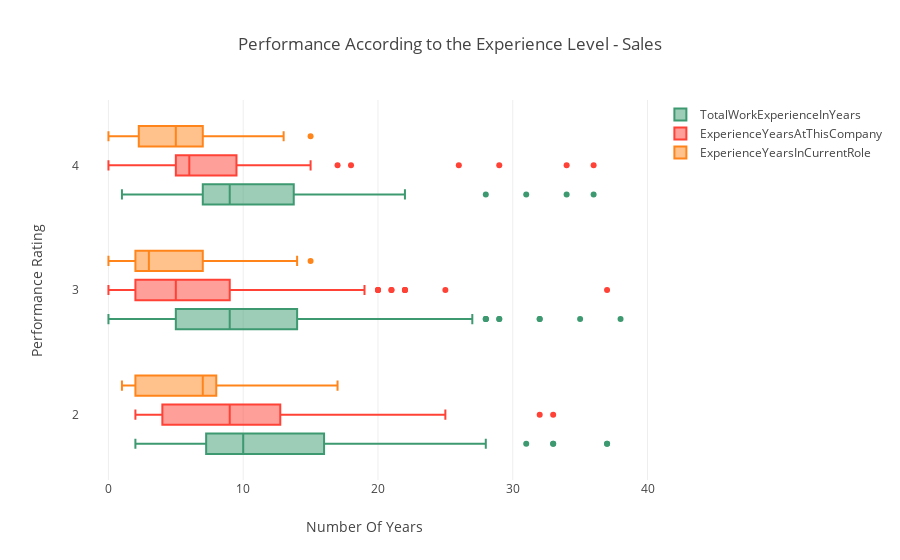

The cell this chart's notebook holds for it:
### Markdown cell above
#### iv) Performance According to the Experience Level

### Code cell
data = [
    {
        'x': sales['TotalWorkExperienceInYears'],
        'y': sales['PerformanceRating'],
        'name':'TotalWorkExperienceInYears',
        'marker': {
            'color': '#3D9970'
        },
        'boxmean': False,
        'orientation': 'h',
        "type": "box",
    },
    {
        'x':sales['ExperienceYearsAtThisCompany'],
        'y':sales['PerformanceRating'],
        'name': 'ExperienceYearsAtThisCompany',
        'marker':{
            'color': '#FF4136',
        },
        'boxmean': False,
        'orientation': 'h',
        "type": "box",
    },
    {
        'x': sales['ExperienceYearsInCurrentRole'],
        'y': sales['PerformanceRating'],
        'name':'ExperienceYearsInCurrentRole',
        'marker': {
            'color': '#FF851B',
        },
        'boxmean': False,
        'orientation': 'h',
        "type": "box",
    }
]
layout = {
    'xaxis': {
        'title': 'Number Of Years',
        'zeroline': False,
    },
    'yaxis': {
        'title': 'Performance Rating ',
        'zeroline': False,
    },
    'boxmode': 'group',
    'title': 'Performance According to the Experience Level - Sales',
}
fig = go.Figure(data=data, layout=layout)
py.iplot(fig)

### Figure 1 — Plotly figure (JSON) as saved in the notebook; plotly's stock layout.template omitted (floating-point values rounded to 4 significant figures; data arrays with more than 128 entries replaced by an {"elided": "..."} marker saying what was removed)
{"data": [{"boxmean": false, "marker": {"color": "#3D9970"}, "name": "TotalWorkExperienceInYears", "orientation": "h", "type": "box", "uid": "ca148288-a3a7-4298-8250-92b26fd72e9b", "x": {"elided": "373 int values"}, "y": {"elided": "373 int values"}}, {"boxmean": false, "marker": {"color": "#FF4136"}, "name": "ExperienceYearsAtThisCompany", "orientation": "h", "type": "box", "uid": "18c63e7f-d843-425c-b4e9-5bd4e8442d29", "x": {"elided": "373 int values"}, "y": {"elided": "373 int values"}}, {"boxmean": false, "marker": {"color": "#FF851B"}, "name": "ExperienceYearsInCurrentRole", "orientation": "h", "type": "box", "uid": "43d3e953-ced7-4a51-89d8-7fffdf45f25f", "x": {"elided": "373 int values"}, "y": {"elided": "373 int values"}}], "layout": {"boxmode": "group", "title": "Performance According to the Experience Level - Sales", "xaxis": {"title": "Number Of Years", "zeroline": false}, "yaxis": {"title": "Performance Rating ", "zeroline": false}}}
